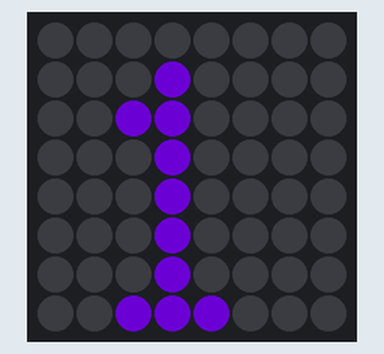
Bench run of a program on a simulated Raspberry Pi (BCM pin numbers) with a Sense HAT. On the bench: the Sense HAT's 8×8 RGB LED matrix. Dim RGB values are drawn brighter than linear; random numbers come from a fixed seed.

Above: at 0.1 s.
At 1.1 s:
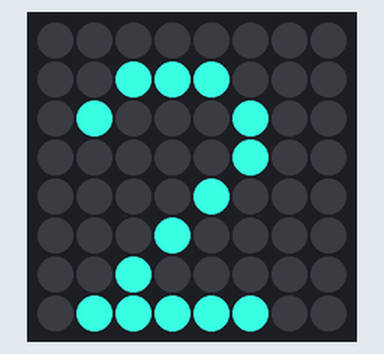
At 2.1 s:
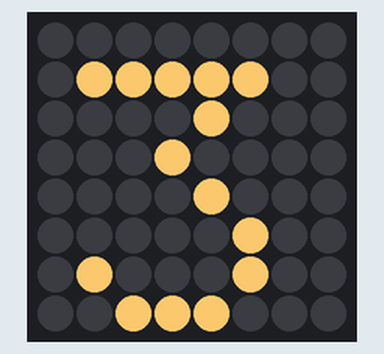
At 3.1 s:
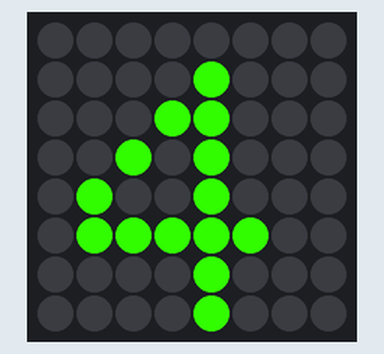
At 5.1 s:
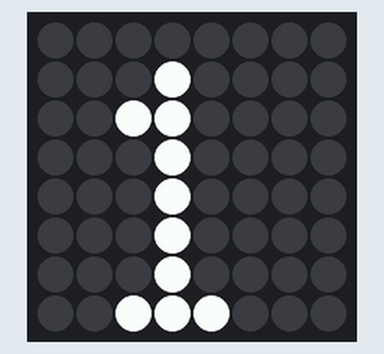
At 8.1 s:
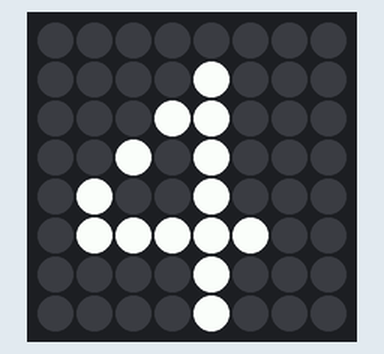

Measured:
- by itself, everything shown: repeats every 4.0 s, in 4 steps
- what the display in image 1 shows lasts 1.0 s, from 1.0 s to 2.0 s

The program:

code.py
```python
from sense_hat import SenseHat
import time
import random


sense = SenseHat()

r = random.randint(0,255)
g = random.randint(0,255)
b = random.randint(0,255)
sense.show_letter("1",text_colour=[r, g, b])
time.sleep(1)

r = random.randint(0,255)
g = random.randint(0,255)
b = random.randint(0,255)
sense.show_letter("2",text_colour=[r, g, b])
time.sleep(1)

r = random.randint(0,255)
g = random.randint(0,255)
b = random.randint(0,255)
sense.show_letter("3",text_colour=[r, g, b])
time.sleep(1)


r = random.randint(0,255)
g = random.randint(0,255)
b = random.randint(0,255)
sense.show_letter("4",text_colour=[r, g, b])
time.sleep(1)


sense.show_letter("!", text_colour=[0, 0, 0], back_colour=[255, 255, 255] )
time.sleep(1)
while True:
    sense.show_letter("1")
    time.sleep(1)
    sense.show_letter("2")
    time.sleep(1)
    sense.show_letter("3")
    time.sleep(1)
    sense.show_letter("4")
    time.sleep(1)
```
